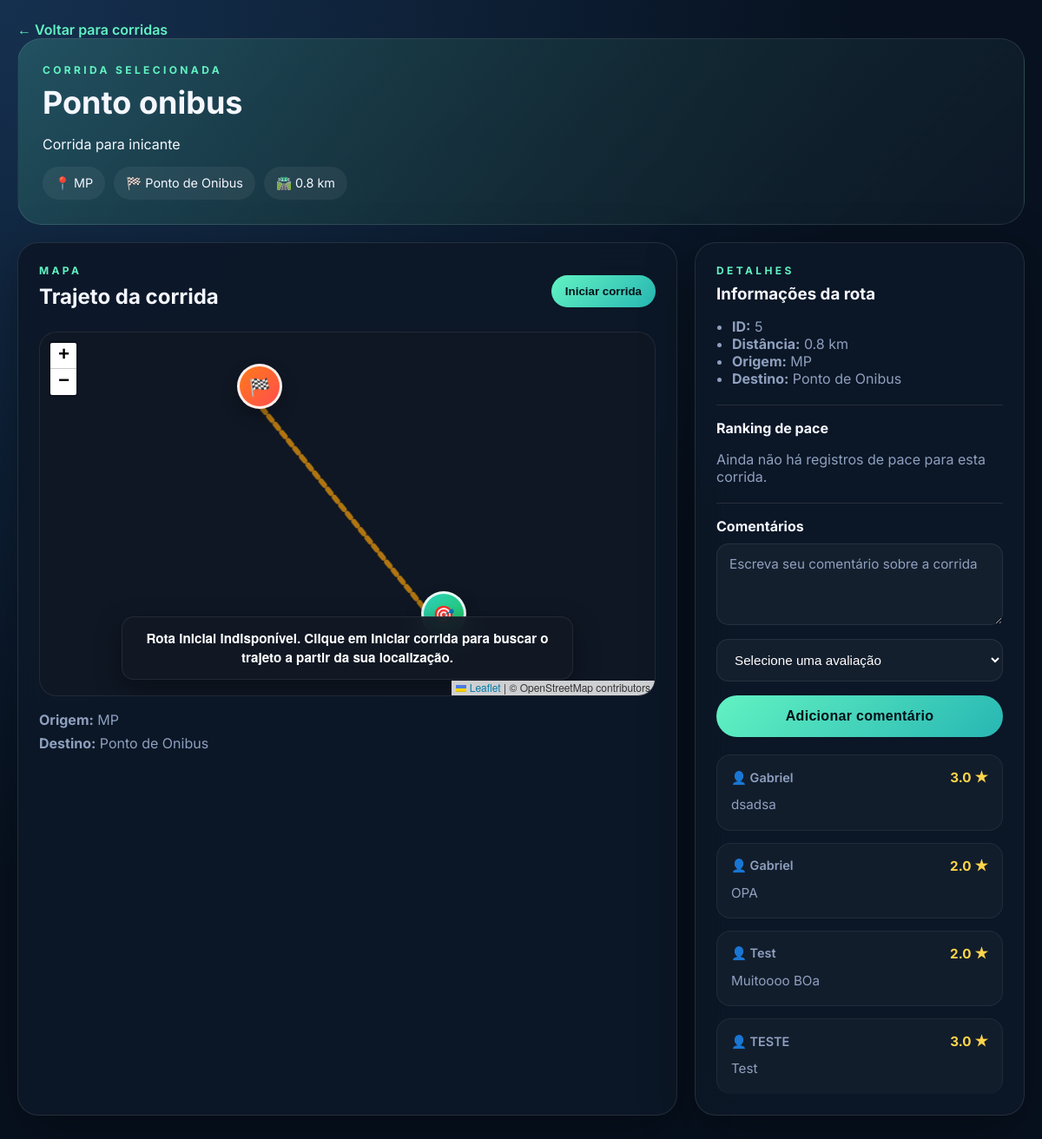
The page /corridas/5/ (signed in) on the database its author committed.
### corridas/models.py (models this page shows, shortened)
class Corrida(models.Model):
    nome = models.CharField(max_length=100)
    local_inicio = models.CharField(max_length=100)
    local_fim = models.CharField(max_length=100)
    distancia = models.FloatField()
    descricao = models.TextField()
    origem_latitude = models.FloatField(null=True, blank=True)
    origem_longitude = models.FloatField(null=True, blank=True)
    destino_latitude = models.FloatField(null=True, blank=True)
    destino_longitude = models.FloatField(null=True, blank=True)

class ComentarioCorrida(models.Model):
    corrida = models.ForeignKey(
        Corrida,
        on_delete=models.CASCADE,
        related_name="comentarios"
    )
    comentario = models.TextField()
    avaliacao = models.FloatField()

class UsuarioComentario(models.Model):
    usuario = models.ForeignKey(
        usuario,
        on_delete=models.CASCADE,
        related_name="comentarios"
    )
    comentario = models.ForeignKey(
        ComentarioCorrida,
        on_delete=models.CASCADE,
        related_name="usuarios"
    )

class usuario(models.Model):
    nome = models.CharField(max_length=100)
    email = models.EmailField(unique=True)
    senha = models.CharField(max_length=100)
    admin = models.BooleanField(default=False)

### corridas/views.py (the view)
# urls.py: path('<int:corrida_id>/', views.corrida_detail, name='corrida_detail'),
def corrida_detail(request, corrida_id):
    if not is_authenticated_request(request):
        next_url = request.get_full_path()
        login_url = reverse("login")
        return redirect(f"{login_url}?{urlencode({'next': next_url})}")
    corrida = get_object_or_404(Corrida, id=corrida_id)
    comentarios = corrida.comentarios.all().order_by("-id")
    rankings = rankingPaceCorrida.objects.filter(corrida=corrida).select_related("usuario").order_by("pace", "id")
    return render(
        request,
        "corrida_detail.html",
        {
            "corrida": corrida,
            "comentarios": comentarios,
            "rankings": rankings,
            "google_maps_api_key": "",
        },
    )

### corridas/views.py (called while the page is built, shortened)
def is_authenticated_request(request):
    if request.session.get("access_token") or request.session.get("usuario_id"):
        token = request.session.get("access_token")
        if token:
            try:
                jwt.decode(token, JWT_SECRET, algorithms=["HS256"])
                return True
            except (jwt.ExpiredSignatureError, jwt.InvalidTokenError):
                return False
        return True

### corridas/templates/corrida_detail.html (shortened to what this page needs)
{% load static %}
<!DOCTYPE html>
<html lang="pt-BR">
<head>
    <link rel="stylesheet" href="https://unpkg.com/leaflet@1.9.4/dist/leaflet.css" />
    <link rel="stylesheet" href="{% static 'style.css' %}">
</head>
<body>
    <div class="page-shell detail-page">
        <a class="back-link" href="{% url 'corrida_list' %}">
            ← Voltar para corridas
        </a>
        <section class="detail-hero">
            <div>
                <p class="eyebrow">Corrida selecionada</p>
                <h1>{{ corrida.nome }}</h1>
                <p>{{ corrida.descricao }}</p>
            </div>
            <div class="detail-badges">
                <span class="pill">📍 {{ corrida.local_inicio }}</span>
                <span class="pill">🏁 {{ corrida.local_fim }}</span>
                <span class="pill">🛣️ {{ corrida.distancia }} km</span>
            </div>
        </section>
        <section class="detail-grid">
            <article class="map-card">
                <div class="section-title-row">
                    <div>
                        <p class="eyebrow">Mapa</p>
                        <h2>Trajeto da corrida</h2>
                    </div>
                    <button class="primary-btn" id="start-run-btn">
                        Iniciar corrida
                    </button>
                </div>
                <div id="map" class="map-placeholder">
                </div>
                <div class="route-info">
                    <strong>Origem:</strong> {{ corrida.local_inicio }}<br>
                    <strong>Destino:</strong> {{ corrida.local_fim }}
                </div>
            </article>
            <aside class="info-card">
                <p class="eyebrow">Detalhes</p>
                <h3>Informações da rota</h3>
                <ul>
                    <li><strong>ID:</strong> {{ corrida.id }}</li>
                    <li><strong>Distância:</strong> {{ corrida.distancia }} km</li>
                    <li><strong>Origem:</strong> {{ corrida.local_inicio }}</li>
                    <li><strong>Destino:</strong> {{ corrida.local_fim }}</li>
                </ul>
                <div class="comments-box">
                    <h4>Ranking de pace</h4>
                    {% if rankings %}
                        {% for item in rankings %}
                            <div class="comment-item">
                                <p>{{ item.usuario.nome }} • {{ item.pace|floatformat:2 }} min/km</p>
                                <span>#{{ forloop.counter }}</span>
                            </div>
                        {% endfor %}
                    {% else %}
                        <p class="muted">Ainda não há registros de pace para esta corrida.</p>
                    {% endif %}
                </div>
                <div class="comments-box">
                    <h4>Comentários</h4>
                    <form id="comment-form" class="comment-form-card">
                        <textarea name="comentario" rows="3" placeholder="Escreva seu comentário sobre a corrida" required></textarea>
                        <select name="avaliacao" required>
                            <option value="">Selecione uma avaliação</option>
                        </select>
                        <button type="submit" class="primary-btn">Adicionar comentário</button>
                    </form>
                    <div id="comments-list" class="comments-list">
                        {% for comentario in comentarios %}
                        <div class="comment-item">
                            <div class="comment-header">
                                {% if comentario.usuarios.all %}
                                <span class="comment-user">
                                    👤 {{ comentario.usuarios.first.usuario.nome }}
                                </span>
                                {% endif %}
                                <span class="comment-stars">
                                    {{ comentario.avaliacao }} ★
                                </span>
                            </div>
                            <p class="comment-text">
                                {{ comentario.comentario }}
                            </p>
                        </div>
                        {% empty %}
                        <p class="muted">
                            Ainda não há comentários para esta corrida.
                        </p>
                        {% endfor %}
                    </div>
                </div>
            </aside>
        </section>
    </div>
</body>
</html>

### corridas/static/style.css (style rules this page uses)
:root { color-scheme: dark; --bg: #07111f; --panel: rgba(13, 24, 39, 0.9); --panel-2: rgba(255, 255, 255, 0.06); --text: #f5f7ff; --muted: #8fa0bf; --accent: #62f2c2; --accent-strong: #28b7b3; --border: rgba(255, 255, 255, 0.1); --shadow: 0 20px 60px rgba(0, 0, 0, 0.35); }
* { box-sizing: border-box; }
body { margin: 0; font-family: 'Inter', sans-serif; background: radial-gradient(circle at top left, #15304f, var(--bg) 55%); color: var(--text); min-height: 100vh; }
.page-shell { max-width: 1200px; margin: 0 auto; padding: 40px 20px 80px; }
.hero-card, .race-card, .map-card, .info-card, .stat-card, .empty-card { background: var(--panel); border: 1px solid var(--border); border-radius: 24px; box-shadow: var(--shadow); backdrop-filter: blur(20px); }
.eyebrow { text-transform: uppercase; letter-spacing: 0.28em; font-size: 0.75rem; color: var(--accent); margin: 0 0 8px; font-weight: 700; }
h1, h2, h3, h4 { margin: 0 0 10px; }
h1 { font-size: clamp(1.9rem, 3vw, 2.8rem); }
.hero-text, .muted, .route-info, .comment-item p { color: var(--muted); }
.hero-pill, .card-badge, .pill, .card-meta { display: inline-flex; align-items: center; padding: 10px 14px; border-radius: 999px; background: var(--panel-2); color: var(--text); font-size: 0.9rem; }
.section-title-row { display: flex; justify-content: space-between; align-items: center; margin-bottom: 16px; }
.ghost-link, .back-link { color: var(--accent); text-decoration: none; font-weight: 600; }
.primary-btn { border: none; padding: 11px 16px; border-radius: 999px; background: linear-gradient(135deg, var(--accent), var(--accent-strong)); color: #021018; font-weight: 800; cursor: pointer; text-decoration: none; display: inline-flex; align-items: center; justify-content: center; }
.detail-page { padding-top: 24px; }
.detail-hero { background: linear-gradient(135deg, rgba(98,242,194,0.18), rgba(13,24,39,0.95)); border: 1px solid var(--border); border-radius: 28px; padding: 28px; margin-bottom: 20px; }
.detail-badges { display: flex; flex-wrap: wrap; gap: 10px; margin-top: 12px; }
.detail-grid { display: grid; grid-template-columns: 2fr 1fr; gap: 20px; }
.map-card, .info-card { padding: 24px; }
.map-placeholder { position: relative; width: 100%; min-height: 420px; margin-top: 14px; overflow: hidden; border-radius: 20px; border: 1px solid rgba(255,255,255,.08); background: #0f1724; }
#map, .leaflet-container { width:100%; height:420px; }
.map-placeholder, .leaflet-container { width: 100%; height: 100%; min-height: 360px; }
.route-info { margin-top: 14px; line-height: 1.7; }
.info-card ul { padding-left: 18px; color: var(--muted); }
.comments-box { margin-top: 20px; padding-top: 16px; border-top: 1px solid var(--border); }
.comment-item { padding: 10px 0; border-bottom: 1px solid rgba(255,255,255,0.08); }
.comment-item:last-child { border-bottom: none; }
.comment-form-card { display:flex; flex-direction:column; gap:16px; margin-top:2px; margin-bottom:2px; }
.comment-form-card textarea { width:100%; resize:vertical; min-height:70px; max-height:150px; padding:12px 14px; border-radius:14px; border:1px solid rgba(255,255,255,.08); background:rgba(255,255,255,.04); color:white; font-size:.95rem; font-family:'Inter',sans-serif; line-height:1.5; transition:.25s; }
.comment-form-card textarea::placeholder { color:var(--muted); }
.comment-form-card select { width:100%; padding:14px 16px; border-radius:14px; border:1px solid rgba(255,255,255,.08); background:rgba(255,255,255,.04); color:white; font-size:.95rem; cursor:pointer; transition:.25s; }
.comment-form-card select option { background:#111b2d; color:white; }
.comment-form-card .primary-btn { width:100%; padding:15px; font-size:1rem; letter-spacing:.3px; transition:.25s; }
.comments-list { display:flex; flex-direction:column; gap:14px; margin-top:20px; }
.comment-item { padding:16px; border-radius:16px; background:rgba(255,255,255,.03); border:1px solid rgba(255,255,255,.06); transition:.25s; }
.comment-header { display:flex; justify-content:space-between; align-items:center; margin-bottom:10px; }
.comment-user { color:var(--muted); font-size:.9rem; font-weight:600; }
.comment-stars { color:#FFD54A; font-weight:700; font-size:.95rem; }
.comment-text { margin:0; color:var(--text); line-height:1.6; font-size:.95rem; word-break:break-word; }

### rows shown on the page
Corrida: nome "Ponto onibus", descricao "Corrida para inicante", local_inicio "MP", local_fim "Ponto de Onibus", distancia "0.8", id "5"
ComentarioCorrida: usuarios.first.usuario.nome "Gabriel", avaliacao "3.0", comentario "dsadsa"
ComentarioCorrida: usuarios.first.usuario.nome "Gabriel", avaliacao "2.0", comentario "OPA"
ComentarioCorrida: usuarios.first.usuario.nome "Test", avaliacao "2.0", comentario "Muitoooo BOa"
ComentarioCorrida: usuarios.first.usuario.nome "TESTE", avaliacao "3.0", comentario "Test"
